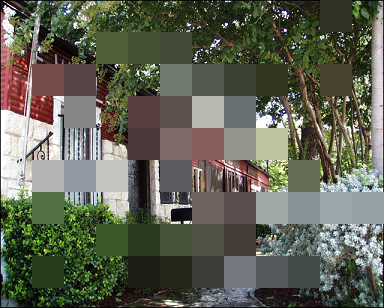
//> input picture MosaicDetection/code/MosaicDetection/mosaic/m_2.bmp, 384 x 308 px
$ ./main   (built with g++ and OpenCV 4)
//> lines starting //> are read from the running program, lines starting //| are printed output that depends on the picture
#include <iostream>
#include <vector>
#include <string>

#include <opencv2/core/core.hpp>
#include <opencv2/highgui/highgui.hpp>
#include <opencv2/imgproc/imgproc.hpp>

#pragma warning(disable:4996)

using namespace std;
using namespace cv;

vector<Mat> ImageLayered(const Mat& image) {
    vector<Mat> imageLayer;
    for (int i = 0; i < 256; i++) {
        Mat tmp = Mat::zeros(image.size(), CV_8UC1);
        imageLayer.push_back(tmp);
    }

    for (int i = 0; i < image.rows; i++) {
        for (int j = 0; j < image.cols; j++) {
            imageLayer[image.at<uchar>(i, j)].at<uchar>(i, j) = 255;
        }
    }

    for (int i = 0; i < 256; i++) {
        char name[20];
        sprintf(name, "img/layer/%d.bmp", i);
        imwrite(name, imageLayer[i]);
    }
    return imageLayer;
}

void MorphologicaOperation(vector<Mat>& imageLayer) {
    Mat kernel = getStructuringElement(MORPH_RECT, Size(5, 5));
    for (int i = 0; i < 256; i++) {
        erode(imageLayer[i], imageLayer[i], kernel);
        dilate(imageLayer[i], imageLayer[i], kernel);
        char name[30];
        sprintf(name, "img/morphological/%d.bmp", i);
        imwrite(name, imageLayer[i]);
    }
}

bool MosaicDetection(Mat &image,  vector<Mat>& imageLayer) {
    double EPS = 0.000001;

    double Tangle = 0.1;

    double Tminarea = 240.0;
    double Tmaxarea = 5000.0;

    const double TR1 = 0.1;
    const double TR2 = 0.1;

    int mosaicNums = 0;
    int mosaicThreshold = 10;

    double lowcannyThreshold = 100.0;
    double highcannyThreshold = 200.0;

    for (int i = 0; i < 256; i++) {
        Mat imageCanny, imageBinary;
        Canny(imageLayer[i], imageCanny, lowcannyThreshold, highcannyThreshold, 3);
        threshold(imageCanny, imageBinary, 50, 255, THRESH_BINARY);

        vector<vector<Point> > contours;
        findContours(imageBinary, contours, RETR_LIST, CHAIN_APPROX_NONE, Point(0, 0));

        int nums = 0;
        for (size_t k = 0; k < contours.size(); k++) {
            Rect rect = boundingRect(contours[k]);
            RotatedRect rrect = minAreaRect(contours[k]);

            double R1 = contours[k].size() / (2 * (rrect.size.width + rrect.size.height) + EPS) - 1.0;
            double contoursArea = fabs(contourArea(contours.at(k)));
            double R2 = contoursArea / (rrect.size.width * rrect.size.height + EPS) - 1.0;

            if ((abs(rrect.angle) < Tangle) && (abs(R1) < TR1) && (abs(R2) < TR2) \
                && (contoursArea > Tminarea)/* && (contoursArea < Tmaxarea)*/){
                rectangle(image, rect, Scalar(0, 0, 255), 1, 8, 0);
                mosaicNums++;
                nums++;
            }
            //if (mosaicNums > mosaicThreshold) {
            //    return true;
            //}
        }
        cout << i << " : " << nums << endl;
    }

    return mosaicNums > mosaicThreshold ? true : false;
    //return false;
}

int main() {
    Mat image = imread("./mosaic/m_2.bmp");
//> image is the input picture: 308 rows x 384 cols, CV_8UC3; mean B, G, R 84.5, 99, 96.3
    Mat imageGray;
    cvtColor(image, imageGray, COLOR_BGR2GRAY);
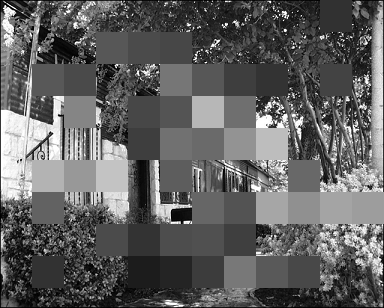
//> imageGray: 308 rows x 384 cols, CV_8UC1; min 0, max 255, mean 96.5
    imwrite("gray.jpg", imageGray);

    //double t = (double)getTickCount();

    vector<Mat> imageLayer = ImageLayered(imageGray);
//> after the loop in ImageLayered, `for (int i = 0; i < image.rows; i++)`:
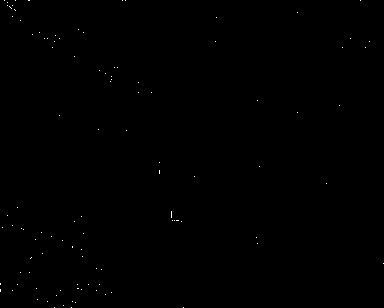
//> imageLayer[0]: 308 rows x 384 cols, CV_8UC1; 0.11% white in thin lines or dots
//> after the loop in ImageLayered, `for (int i = 0; i < image.rows; i++)`:
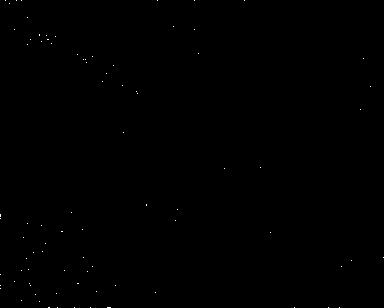
//> imageLayer[1]: 308 rows x 384 cols, CV_8UC1; 0.08% white in thin lines or dots
//> after the loop in ImageLayered, `for (int i = 0; i < image.rows; i++)`:
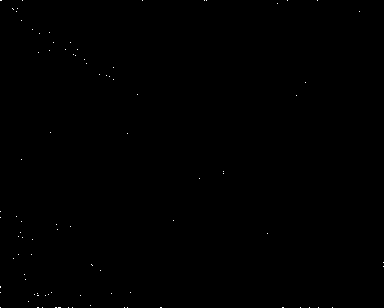
//> imageLayer[2]: 308 rows x 384 cols, CV_8UC1; 0.09% white in thin lines or dots
//> after the loop in ImageLayered, `for (int i = 0; i < image.rows; i++)`:
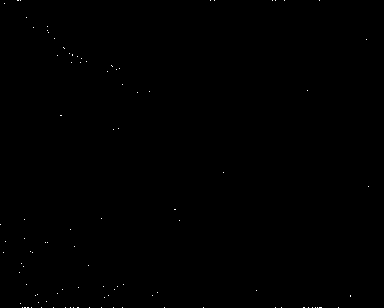
//> imageLayer[3]: 308 rows x 384 cols, CV_8UC1; 0.1% white in thin lines or dots
//> after the loop in ImageLayered, `for (int i = 0; i < image.rows; i++)`:
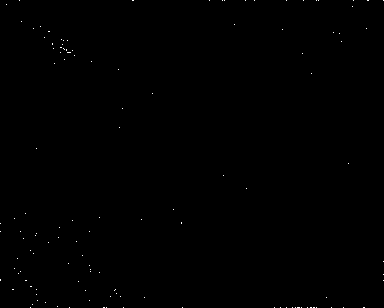
//> imageLayer[4]: 308 rows x 384 cols, CV_8UC1; 0.12% white in thin lines or dots
//> after the loop in ImageLayered, `for (int i = 0; i < image.rows; i++)`:
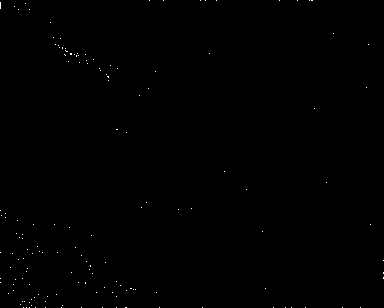
//> imageLayer[5]: 308 rows x 384 cols, CV_8UC1; 0.15% white in thin lines or dots
    MorphologicaOperation(imageLayer);
    bool result = MosaicDetection(image, imageLayer);
//> the loop in MosaicDetection, `for (int i = 0; i < 256; i++)` made 256 passes
//> contours on passes 1 to 3: 0 contours, 0 contours, 0 contours
//| 0 : 0
//| 1 : 0
//| 2 : 0
//| 3 : 0
//| 4 : 0
//| 5 : 0
//| 6 : 0
//| 7 : 0
//> (output is shown up to pass 8 of 256)
//> after the loop in MosaicDetection, `for (int i = 0; i < 256; i++)`: mosaicNums = 0
//> result = false

    //t = (double)cvGetTickCount() - t;

    //printf("exec time = %lfms\n", 1000.0 * t / getTickFrequency());

    if (result) {
        imwrite("./res.bmp", image);
        cout << "there is mosaic." << endl;
    }

    imshow("find mosaics", image);
    waitKey();

    fgetchar();
//> (this line was passed over: fgetchar is not available in this run)
    return 0;
}
